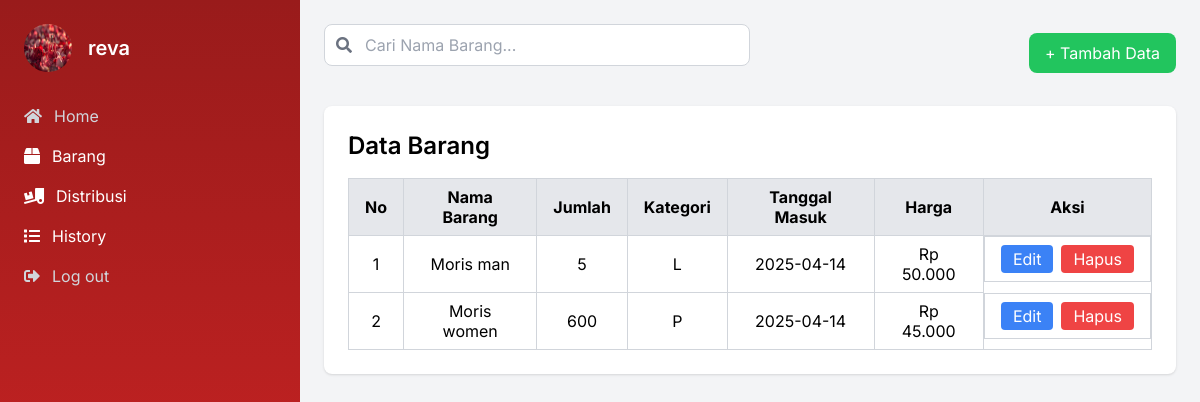
The page /c1/tampil_data.php (signed in) on the database its author committed.
### tables this page shows
CREATE TABLE `barang` (
  `BarangID` int(11) NOT NULL,
  `nama_barang` varchar(100) DEFAULT NULL,
  `jumlah_barang` int(11) NOT NULL,
  `kategori` enum('P','L') DEFAULT NULL,
  `tanggal_masuk` date NOT NULL,
  `harga_barang` decimal(10,0) NOT NULL,
  `UserID` int(11) DEFAULT NULL
);

### c1/tampil_data.php (the view, shortened to what this page needs)
<?php
include "koneksi.php";
$sql = $koneksi->query ("SELECT * FROM barang");
$search = isset($_GET['search']) ? mysqli_real_escape_string($koneksi, $_GET['search']) : "";
if ($search) {
    $sql = "SELECT * FROM barang WHERE nama_barang LIKE '%$search%'";
} else {
    $sql = "SELECT * FROM barang";
}
$result = $koneksi->query($sql);
?>
<html lang="en">
<head>
    <script src="https://cdn.tailwindcss.com"></script>
    <link href="https://cdnjs.cloudflare.com/ajax/libs/font-awesome/5.15.3/css/all.min.css" rel="stylesheet"/>
</head>
<body class="bg-gray-100">
    <div class="flex min-h-screen">
        <div class="w-1/4 bg-gradient-to-b from-red-800 to-red-600 text-white p-6">
            <div class="flex items-center mb-8">
            <?php
                $username = $_SESSION['username'];
                ?>
                <img src="parfumred.jpeg" alt="Profile picture" class="rounded-full w-12 h-12 mr-4"/>
                <div class="text-white">
                <h2 class="text-xl font-semibold"><?= htmlspecialchars($username) ?></h2>
                </div>
            </div>
            <nav>
                <ul>
                    <li class="mb-4">
                        <a href="index.php" class="flex items-center text-gray-300 hover:text-white">
                            <i class="fas fa-home mr-3"></i> Home
                        </a>
                    </li>
                    <li class="mb-4">
      <a href="tampil_data.php" class="flex items-center text-white">
      <i class="fas fa-box mr-3"></i> Barang
                        </a>
                    </li>
                    <li class="mb-4">
                        <a href="add_distribusi.php" class="flex items-center text-white">
                            <i class="fas fa-truck-loading mr-3"></i> Distribusi
                        </a>
                    </li>
                    <li class="mb-4">
                        <a href="distribusi.php" class="flex items-center text-white">
                            <i class="fas fa-list mr-3"></i> History
                        </a>
                    </li>
                    <li class="mt-auto">
                        <a href="logout.php" class="flex items-center text-gray-300 hover:text-white">
                            <i class="fas fa-sign-out-alt mr-3"></i> Log out
                        </a>
                    </li>
                </ul>
            </nav>
        </div>
        <div class="flex-1 p-6">
            <div class="flex justify-between items-center mb-6">
                <div class="relative w-1/2">
                    <form method="GET" action="" class="relative">
                        <input type="text" name="search" class="form-control pl-10 pr-3 py-2 border border-gray-300 rounded-lg w-full focus:outline-none focus:ring-2 focus:ring-blue-500" placeholder="Cari Nama Barang..." value="<?= htmlspecialchars($search) ?>">
                        <button type="submit" class="absolute top-1/2 left-3 transform -translate-y-1/2 text-gray-500">
                            <i class="fas fa-search"></i>
                        </button>
                    </form>
                </div>
                <a href="add_barang.php" class="px-4 py-2 bg-green-500 text-white rounded-lg hover:bg-green-700 transition duration-300">
                    + Tambah Data
                </a>
            </div>
            <div class="bg-white p-6 rounded-lg shadow">
                <h2 class="text-2xl font-semibold mb-4">Data Barang</h2>
                <div class="overflow-x-auto">
                    <table class="w-full border-collapse border border-gray-300">
                        <thead>
                            <tr class="bg-gray-200">
                                <th class="border border-gray-300 px-4 py-2">No</th>
                                <th class="border border-gray-300 px-4 py-2">Nama Barang</th>
                                <th class="border border-gray-300 px-4 py-2">Jumlah</th>
                                <th class="border border-gray-300 px-4 py-2">Kategori</th>
                                <th class="border border-gray-300 px-4 py-2">Tanggal Masuk</th>
                                <th class="border border-gray-300 px-4 py-2">Harga</th>
                                <th class="border border-gray-300 px-4 py-2">Aksi</th>
                            </tr>
                        </thead>
                        <tbody>
                            <?php $No = 1; ?>
                            <?php foreach ($result as $row): ?>
                            <tr class="text-center hover:bg-gray-100">
                                <td class="border border-gray-300 px-4 py-2"><?= $No++ ?></td>
                                <td class="border border-gray-300 px-4 py-2"><?= htmlspecialchars($row['nama_barang']) ?></td>
                                <td class="border border-gray-300 px-4 py-2"><?= htmlspecialchars($row['jumlah_barang']) ?></td>
                                <td class="border border-gray-300 px-4 py-2"><?= htmlspecialchars($row['kategori']) ?></td>
                                <td class="border border-gray-300 px-4 py-2"><?= htmlspecialchars($row['tanggal_masuk']) ?></td>
                                <td class="border border-gray-300 px-4 py-2">Rp <?= number_format($row['harga_barang'], 0, ',', '.') ?></td>
                                <td class="border border-gray-300 px-4 py-2 flex justify-center space-x-2">
                                    <a href="edit.php?id=<?= $row["BarangID"] ?>" class="px-3 py-1 bg-blue-500 text-white rounded hover:bg-blue-700 transition duration-300">Edit</a>
                                    <a href="delete.php?id=<?= $row["BarangID"] ?>" class="px-3 py-1 bg-red-500 text-white rounded hover:bg-red-700 transition duration-300">Hapus</a>
                                </td>
                            </tr>
                            <?php endforeach; ?>
                        </tbody>
                    </table>
                </div>
            </div>
        </div>
    </div>
</body>
</html>

### c1/tampil_data.php (style rules this page uses)
body { font-family: 'Inter', sans-serif; }

### rows shown on the page
barang: nama_barang "Moris man", jumlah_barang "5", kategori "L", tanggal_masuk "2025-04-14", harga_barang "50.000"
barang: nama_barang "Moris women", jumlah_barang "600", kategori "P", tanggal_masuk "2025-04-14", harga_barang "45.000"

### other values the page prints
$username "reva"
